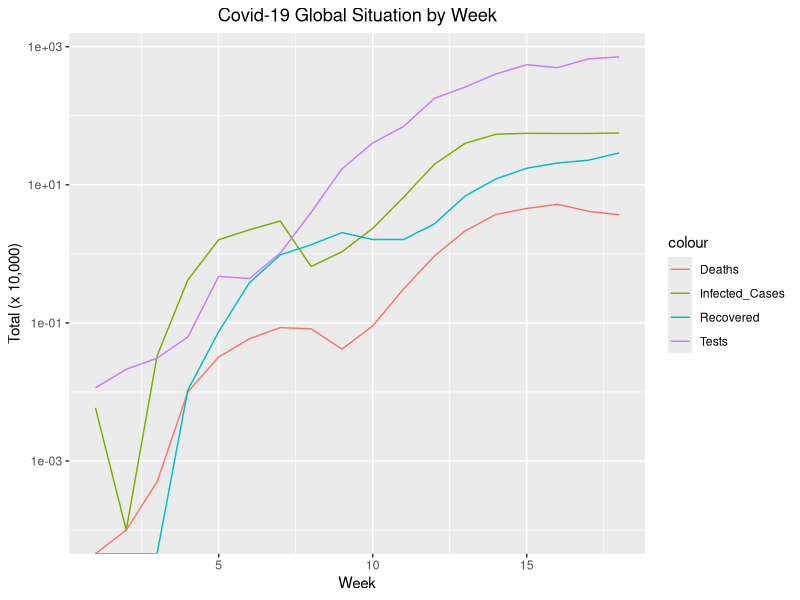
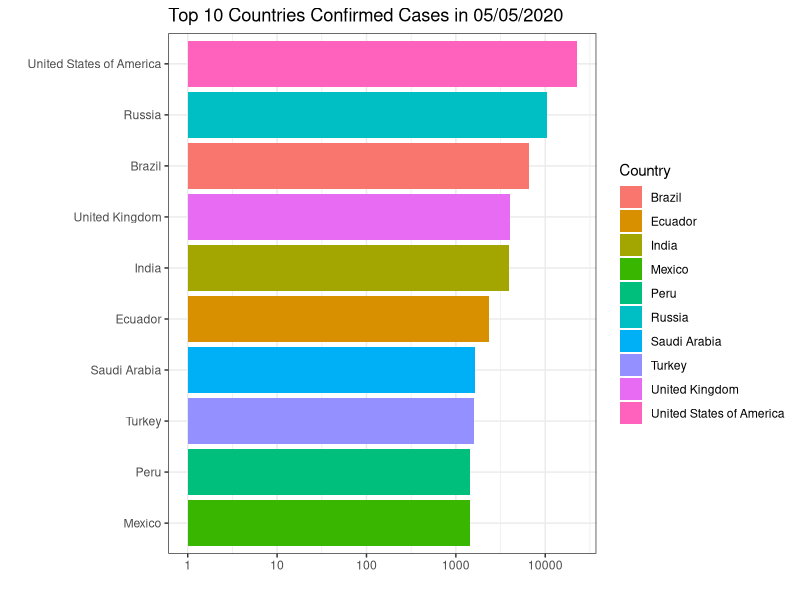
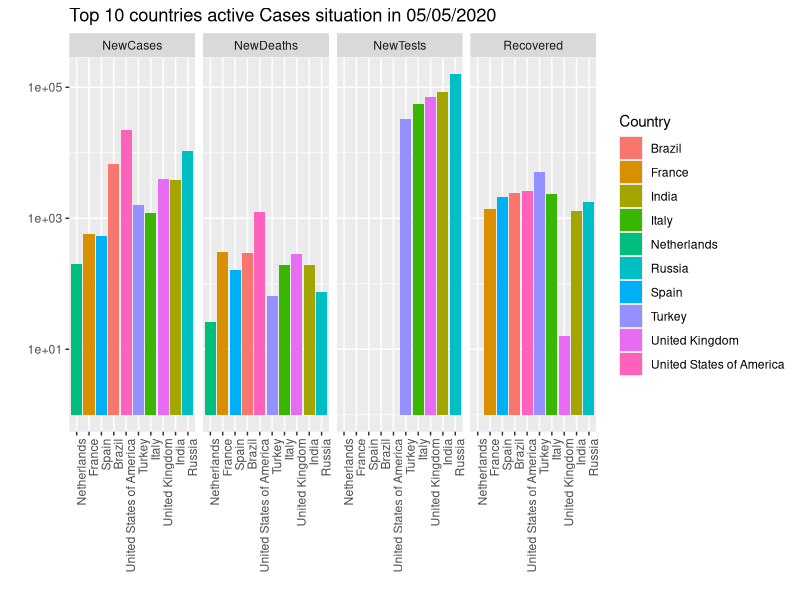
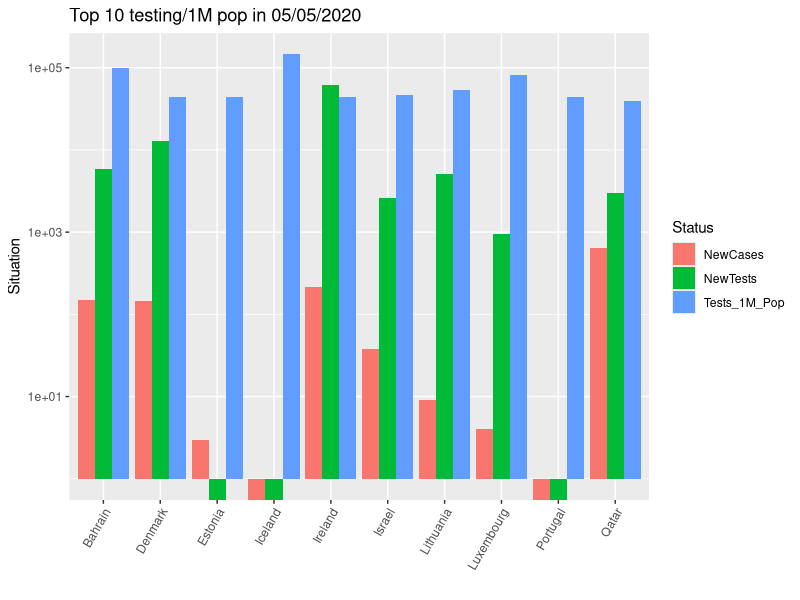
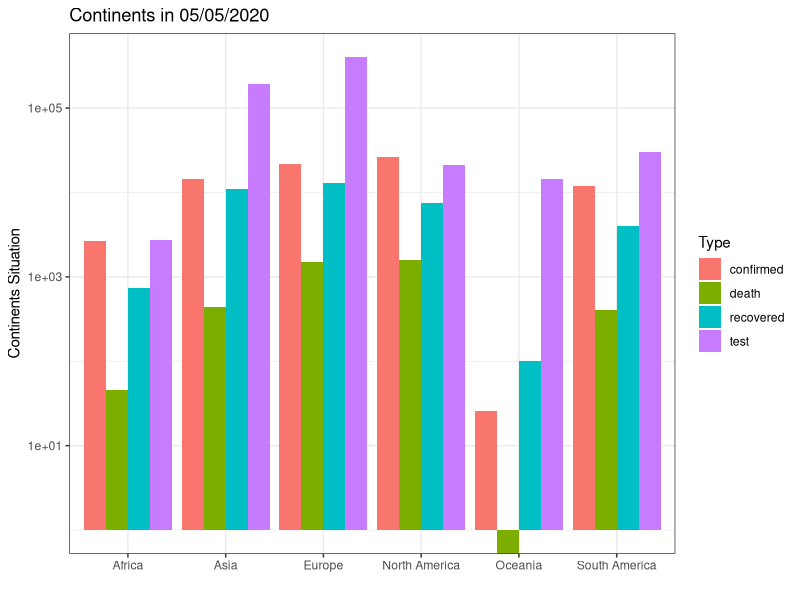
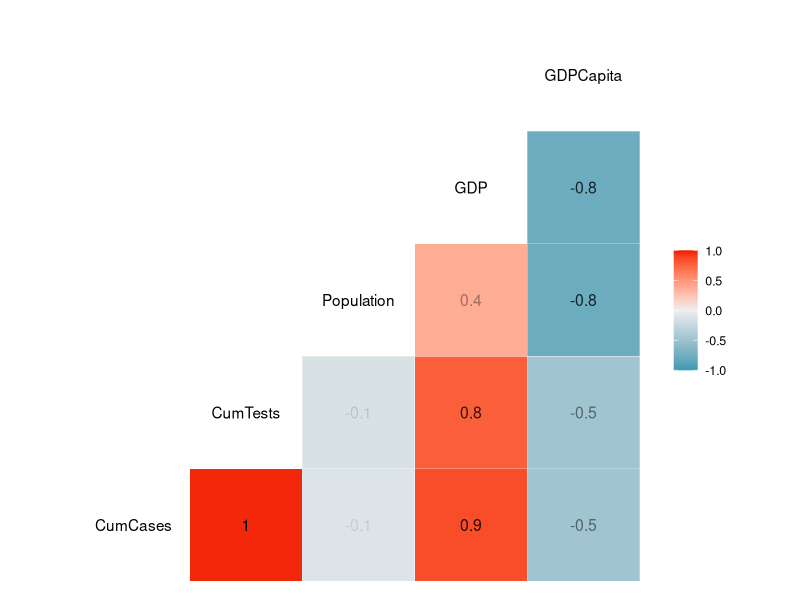
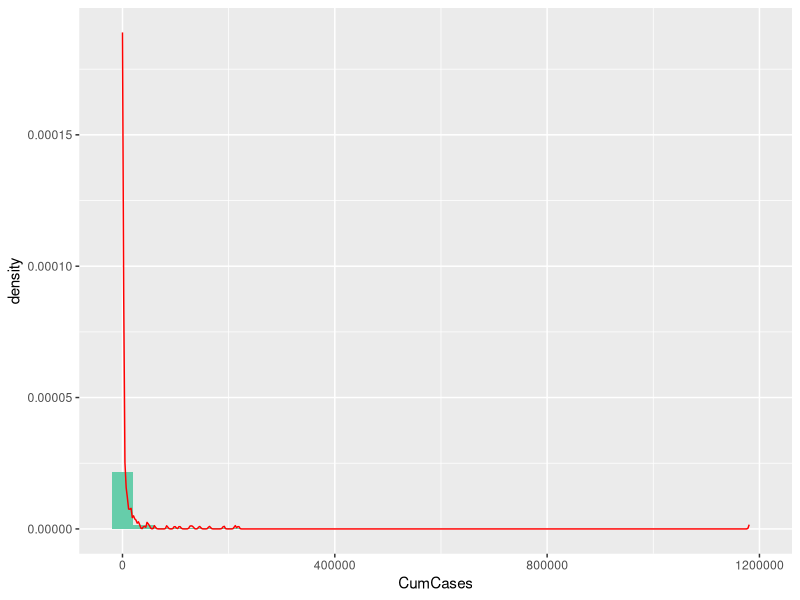
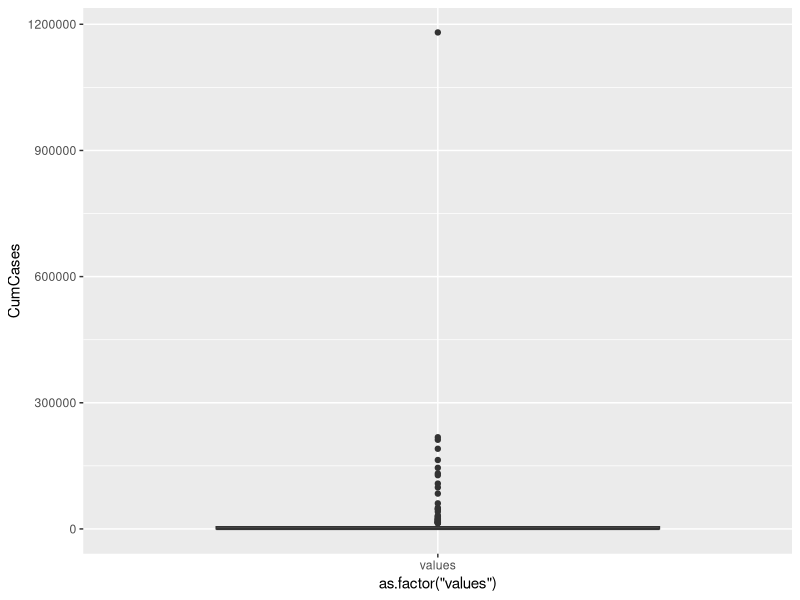

Generate these figures, in order, with R:
setwd("C:/Users/julli/Downloads/data")
#Load Packages

install.packages("tidyverse")
install.packages("GGally")

#Call packages

library(tidyverse)
library(lubridate)
library(dplyr)
library(ggplot2)
library(GGally)
library(modelr)
library(broom)


#1.1 IMPORT DATA
tb1_covid_19_tb <- data.frame(read.csv("Covid19.csv"))
tb2_tests_tb <- data.frame(read.csv("Tests.csv"))
tb3_covid_contries_tb <- data.frame(read.csv("Countries.csv"))
tb4_recovered_tb <- data.frame(read.csv("Recovered.csv"))

#2.	Tidy up the dataframe driven from the file "Recovered.csv" 
  #to be compatible with the dataframe driven from the file "Covid19.csv", 
  #i.e. every observation should have a record of recovered patients in one country in a single day.

tb1_covid_19_tb <- as_tibble(tb1_covid_19_tb)
tb2_tests_tb <- as_tibble(tb2_tests_tb)
tb3_covid_contries_tb <- as_tibble(tb3_covid_contries_tb)
tb4_recovered_tb <- as_tibble(tb4_recovered_tb)

### combine the year columns into a single column with separate rows for each year; assign to new vector
tb4_recovered_tb <- gather(tb4_recovered_tb,Date,Count,-Country.Region)
tb4_recovered_tb$Date<-gsub("X","",as.character(tb4_recovered_tb$Date))
tb4_recovered_tb$Date <- gsub("\\.","-",as.character(tb4_recovered_tb$Date)) # replace all . by _

write.csv(tb4_recovered_tb,"recovered_data.csv")

#3.	Change the column names in the dataframes were loaded from the following files accordingly.
#tb1
tb1_covid_19_tb <- tb1_covid_19_tb %>% rename(Code=iso_code,
                                                Country=location,
                                                Continent=continent,
                                                Date=date,
                                                NewCases=new_cases,
                                                NewDeaths=new_deaths)

#tb2
tb2_tests_tb <- tb2_tests_tb %>% rename(Code=Country.Code,
                                              NewTests=New.Tests)
#tb3
tb3_covid_contries_tb <- tb3_covid_contries_tb %>% rename(Code=countryCode,
                                                            Population=popData2018,
                                                            GDPCapita=GDP.capita)
#tb4
tb4_recovered_tb <- tb4_recovered_tb %>%  rename(Country=Country.Region,
                                                   Recovered=Count)

#4.	Ensure that all dates variables are of date data type and with the same format across the dataframes.
glimpse(tb1_covid_19_tb)
glimpse(tb2_tests_tb)
glimpse(tb3_covid_contries_tb)
glimpse(tb4_recovered_tb)

#5.	Considering the master dataframe is the one loaded from file "Covid19.csv", 
  #add new 5 variables to it from other files (Recovered.csv, Tests.csv, Countries.csv). 
  #The 5 new added variables should be named ("Recovered", "NewTests", "Population", "GDP", "GDPCapita") accordingly.

##Replace this code to the code below

# join_tb1_tb2 <- left_join(tb1_covid_19_tb, tb2_tests_tb, by = c("Code","Date"))
# view(join_tb1_tb2)
# join_tb1_tb2_tb3 <- left_join(join_tb1_tb2,tb3_covid_contries_tb, by= c("Code","Country"))
# join_tb1_tb2_tb3
# join_tb1_tb2_tb3_tb4 <- left_join(join_tb1_tb2_tb3,tb4_recovered_tb, by = c("Country","Date"))
# colnames(join_tb1_tb2_tb3_tb4)
# master_covid <- join_tb1_tb2_tb3_tb4[,c(1,2,3,4,5,6,7,11,8,9,10)]
# view(master_covid)

# Join all the tables
master_covid <- tb1_covid_19_tb %>% left_join(tb2_tests_tb, by = c("Code","Date")) %>% 
                                    left_join(tb3_covid_contries_tb, by= c("Code","Country"))  %>% 
                                    left_join(tb4_recovered_tb, by = c("Country","Date")) 
# Re-order the columns 
master_covid <- master_covid[,c("Code",     "Country", "Continent", "Date", "NewCases", "NewDeaths", "Recovered", "NewTests","Population","GDP", "GDPCapita")]

#6.	Check for Nas in all dataframes and change them to Zero.

colSums(is.na(master_covid)) # count number of missing value in each col

master_covid[is.na(master_covid)] <-  0  # handle missing value

colSums(is.na(master_covid)) # compare the result

#7.	Using existing "Date" variable; add month and week variables to the master dataframe.
  #[Hint: you may use functions from lubridate package]

master_covid <- master_covid %>% mutate(Month=month(Date),
                                          Week=week(Date))

#########   Task 2: Exploratory Data Analysis:#########

#1.	Add four new variables to the master dataframe ("CumCases", "CumDeaths", "CumRecovered", "CumTests") 
#These variables should reflect the cumulative relevant data up to the date of the observation, 
#i.e CumCases for country "X" at Date "Y" should reflect the total number of cases in country "X" 
#since the beginning of recording data till the date "Y".
#[Hint: first arrange by date and country, then for each new variable to be added you need to 
#group by country and mutate the new column using the cumsum function]

master_covid<- master_covid %>% 
            group_by(Country) %>%
            arrange(Date) %>%
            mutate(CumCases= cumsum(NewCases),
                   CumDeaths= cumsum(NewDeaths),
                   CumRecovered= cumsum(Recovered),
                   CumTests= cumsum(NewTests))
write.csv(master_covid,"covid_cum.csv")
#2.	Add two new variables to the master dataframe ("Active", "FatalityRate"). 
  #Active variable should reflect the infected cases that has not been closed yet 
  #(by either recovery or death), and it could be calculated from (CumCases - (CumDeaths + CumRecovered)). 
  #On the other hand, FatalityRate variable should reflect the percentages of death to the infected cases up to date 
  #and it could be calculated from (CumDeaths / CumCases).

master_covid <- master_covid %>% 
             mutate(Active=CumCases- (CumDeaths + CumRecovered),
                   FatalityRate=ifelse(is.na(CumDeaths/CumCases), 0, round(100*CumDeaths/CumCases, digits=2)))



#3.	Add four new variables to the master dataframe 
#("Cases_1M_Pop", "Deaths_1M_Pop", "Recovered_1M_Pop", "Tests_1M_Pop") 
#These variables should reflect the cumulative relevant rate per one million of the corresponding country population, 
#(i.e Cases_1M_Pop for country "X" at Date "Y" 
#should reflect the total number of new cases up to date "Y" per million people of country "X" population)
#[Hint: Cases_1M_Pop = CumCases*(10^6) / Population)]
master_covid <- master_covid %>% 
            mutate(Cases_1M_Pop= round(CumCases*10^6 / Population , digits=2)) %>%  #convert to percentage with 2 digits
            mutate(Deaths_1M_Pop=round(CumDeaths*10^6 / Population , digits=2)) %>% 
            mutate(Recovered_1M_Pop=round(CumRecovered*10^6  / Population, digits=2)) %>% 
            mutate(Tests_1M_Pop=round(CumTests*10^6 / Population, digits=2))



#4.	Find the day with the highest reported death toll across the world. Print the date and the death toll of that day.

index <- which.max(master_covid$CumDeaths)

death_highest <- master_covid$CumDeaths[index]
date_death_highest <- master_covid$Date[index]

print(paste0("the date of ",date_death_highest, " having the highest death toll (", format(death_highest, big.mark=",")," cases) acrossed the world")) 

#5.	Build a graph to show how the cumulative data of (Infected Cases, Deaths, Recovered, Tests) 
  #change over the time for the whole world collectively.
  #[Hint: Use geom_line, use log for Y axis for better presentation, 
  #Use different colour to distinguish between new cases, deaths, and recovered]

world_total <- master_covid %>% 
               group_by(Week) %>% 
               summarize(Infected_Cases =sum(NewCases)/10000, Deaths=sum(NewDeaths)/10000, Recovered=sum(Recovered)/10000,Tests=sum(NewTests)/10000)

ggplot(world_total, aes(x = Week)) +
  geom_line(aes(y = Infected_Cases, color = "Infected_Cases")) + ggtitle("Covid-19 Global Situation by Week") +
  geom_line(aes(y = Deaths, color = "Deaths")) +
  geom_line(aes(y = Recovered, color = "Recovered")) +
  geom_line(aes(y = Tests, color = "Tests")) + xlab("Week") + ylab("Total (x 10,000)") +
  theme(plot.title = element_text(hjust = 0.5), panel.border = element_blank()) +
  theme(legend.position = "right", plot.title = element_text(hjust = 0.5)) +
  scale_y_continuous(trans="log10")


#6.	Extract the last day (05/05/2020) data and save it in a separate dataframe called "lastDay_data".
  #[Hint: use filter function with Date = "2020-05-05"]
lastDay_data <- master_covid %>% filter(Date == "2020-05-05")
#view(lastDay_data)

#7.	Based on the last day data, extract the whole records of the top 10 countries worldwide that have current 
  #active cases, total confirmed cases, and fatality rate in separate dataframes (i.e. top10activeW, top10casesW, top10fatalityW, top10testsMW).
  #[Hint: you can use head(arranged_data, n=10) to get the top 10 records]
top10activeW <- lastDay_data %>% 
                group_by(Country) %>% 
                mutate(total_actives = sum(Active)) %>%
                arrange(desc(total_actives)) %>% 
                head(n=10)
#view(top10activeW)

top10casesW <- lastDay_data %>% 
               group_by(Country) %>% 
               mutate(total_cases = sum(NewCases)) %>%
               arrange(desc(total_cases)) %>% 
                head(n=10)
top10casesW

top10fatalityW <- lastDay_data %>% 
                  group_by(Country) %>% 
                  mutate(total_fatality = sum(FatalityRate)) %>%
                  arrange(desc(total_fatality)) %>% 
                  head(n=10)
top10fatalityW

top10testsMW <- lastDay_data %>% 
                group_by(Country) %>% 
                mutate(total_tests = sum(NewTests)) %>%
                arrange(desc(total_tests)) %>% 
                head(n=10)
#view(top10testsMW)
#8.	Based on the last day data, print the up to date confirmed, death, recovered cases as well as the tests 
  #for every continent.
continent_data <- lastDay_data %>% 
                  group_by(Continent) %>% 
                  summarise(confirmed=sum(NewCases), death=sum(NewDeaths), recovered=sum(Recovered), test=sum(NewTests))
#view(continent_data)
#9.	Build a graph to show the total number of cases over the time for the top 10 countries that have been obtained in question 7 
#(Use log for Y axis for better presentation).
#[Hint: first you need to get the data of the top-10 countries and then plot their line
top10casesW %>% 
ggplot(aes(x = reorder(`Country`,total_cases), y = total_cases, fill=Country)) +
  geom_bar(stat = "identity") +
  scale_y_continuous(trans="log10") +
  coord_flip() +
  labs(x = "", y = "", title = "Top 10 Countries Confirmed Cases in 05/05/2020") +
  theme_bw()

#10.	Build a graph for the top 10 countries with current highest active cases which was obtained previously in question 7. 
#The graph should have one subgraph (i.e. using facet function) for each of these countries, 
#every subgraph should show how the new cases, new deaths, and new recovered cases were changing over time 
#(Use log for Y axis for better presentation, Use different colour to distinguish between new cases, deaths, and recovered).
#[hint: geom_line function with date on x_axis and each of the values of the variables in y_axis]

colnames(top10activeW)
countries_actives <- top10activeW %>% 
                    select(Country,NewDeaths,NewCases,NewTests,Recovered) %>% 
                    gather(Status, Cases, - Country) 
                    
countries_actives %>% ggplot(aes(x = reorder(Country,Cases), y = Cases,fill = Country  )) +
  geom_bar(stat = "identity")+
  scale_y_continuous(trans="log10") +
  facet_grid(.~Status) +
  labs(x = "", y= "", title = "Top 10 countries active Cases situation in 05/05/2020") +
  theme(axis.text.x = element_text(angle = 90, hjust = 1))

#11.	Build a graph for the top 10 countries with current highest total tests per one million of the population which was obtained previously in question 7. 
  #This graph should present total number of infected cases, total tests so far, and the total tests per million of the population for each country.
  #[hint: you can use bar chart to achieve this task]
countries_test_rate <- lastDay_data %>% 
                        group_by(Country) %>% 
                        mutate(total_tests = max(Tests_1M_Pop)) %>%
                        arrange(desc(total_tests)) %>% 
                        head(n=10)
#view(countries_test_rate)

countries_test_rate %>% 
                      select(Country,NewCases,NewTests,Tests_1M_Pop) %>% 
                      gather(Status, Cases, -Country) %>% 
                      ggplot(aes(x= Country,y= Cases, fill = Status)) +
                      geom_bar(position = "dodge", stat = "identity") +
                      scale_y_continuous(trans="log10",name = "Situation")+
                      theme(axis.text.x = element_text(angle = 60, hjust = 1))+
                      labs(x = "", y ="", title = "Top 10 testing/1M pop in 05/05/2020")

                 
#12.	Build a graph to present the statistics of all continents which was obtained previously in question 8 
#(Use log for Y axis for better presentation, Use Continent in the legend, make sure x-axis labels does not overlap).
  continent_data %>% 
  gather("Type", "Value",-Continent) %>%
  ggplot(aes(Continent, Value, fill = Type)) +
  geom_bar(position = "dodge", stat = "identity") +
  scale_y_continuous(trans="log10",name = "Continents Situation")+
  theme_bw()+
  labs(x = "", y ="", title = "Continents in 05/05/2020")
 
  
   #Task 3: Data-Driven Modelling:	(15 marks)
  
#1.	Based on the data of the last day, that you have extracted in the previous task, create a separate dataframe named "cor_data" with the data of these variables 
  #(CumCases, CumTests, Population, GDP, GDPCapita).
  #[Hint: you can use select function on the lastday_data dataframe]
  cor_data <- lastDay_data %>% ungroup() %>% select(CumCases, CumTests, Population, GDP, GDPCapita)
#2.	Compute the correlation matrix between the variables of the "cor_data" and visualise this correlation matrix.
  summary(cor_data)
  
  install.packages("corrplot")
  library(corrplot)

  # Generate the correlation matrix for all of the variables together
  # Correlation Matrix
  cor_matrix <- cor(cor_data)
  # visualise the correlation matrix using ggcorr function
  ggcorr(cor_matrix, label = TRUE, label_alpha = TRUE)
  
#3.	visualise the distribution of the cumulative cases in the cor_data with and without changing 
  #the scale of the x axis to log transformation.
  #[Hint: you can use the geom_histrogram function]
  
  ggplot(cor_data, aes(CumCases))+ geom_histogram(aes(y= ..density..), fill= "aquamarine3")+ geom_density(color= "red")
  
  #4.	Print the outlier values of the cumulative cases in "cor_data".
  # visualising the box plot
  
  cor_data_df <- cor_data %>% select(CumCases) %>% as_tibble()
  ggplot(cor_data_df, aes(x = as.factor("values"), y = CumCases)) + geom_boxplot()
  OutVals = boxplot(cor_data_df, plot=FALSE)$out
  print(paste0("the outlier values is ",OutVals))
  
  #5.	Divide the cor_data into training and testing, where training data represent 65% of the number of rows.
  
  library(caret)
  set.seed(123)
  #sample <- sample(c(TRUE, FALSE), nrow(cor_data), replace = T, prob= c(0.65, 0.35))
  #train <- cor_data[sample,]
  #test <- cor_data[!sample,]
  
  
  
  # Sampling 70% for training set, stratified on the outcome
  train.index <- createDataPartition(cor_data$CumCases,p = 0.65,list = FALSE)
  
  # obtain train and test set
  train <- cor_data[train.index,]
  test <- cor_data[-train.index,]
  dim(train)
  dim(test)
  #6.	Train a linear regression model to predict (y)cumulative cases from the GDP (x) of the countries.
  #Then, evaluate this model on the test data and print the root mean square error value.
  lm1 <- train(CumCases~GDP, data = train, method = "lm", 
               trControl = trainControl(method = "cv", number = 5))
  summary(lm1$finalModel)
  summary(lm1$finalModel)$r.squared

  #7.	Train another linear regression model to predict cumulative cases from all the other variables. 
      #Then, evaluate this model on the test data and print the root mean square error value.
  
  lm2 <- train(CumCases~., data = train, method = "lm", 
               trControl = trainControl(method = "cv", number = 5),
               preProcess = c('scale', 'center')) # adding pre-processing
  summary(lm2$finalModel)
  summary(lm2$finalModel)$r.squared
  
  # see features important for model 2
  ggplot(varImp(lm2))
  
  #predicting with the first model
  test$Predicted_1 <- predict(lm1, test)
  actual <- test$CumCases
  preds <- test$Predicted_1
  sqrt(mean((preds- actual)^2)) #root mean square error
  #predict with the second model
  test$Predicted_2 <- predict(lm2, test)
  actual <- test$CumCases
  preds <- test$Predicted_2
  sqrt(mean((preds- actual)^2)) #root mean square error
  
  
  
  #Task 4: Documentation and Reporting:	(10 marks)
  
  #You are required to build a report (e.g. using MS Word) for the results of Task 2 and Task 3. The report is basically composed of the answers to those questions that asked you to generate or print summaries or asked you to build graphs for some variables. Then you need to export this MS word file into a PDF file to be submitted.
  